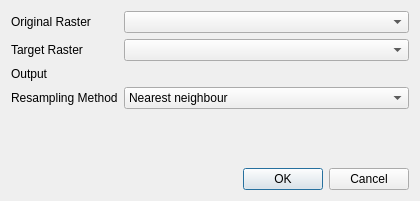
<?xml version="1.0" encoding="UTF-8"?>
<ui version="4.0">
 <class>extenstmatcherDialogBase</class>
 <widget class="QDialog" name="extenstmatcherDialogBase">
  <property name="geometry">
   <rect>
    <x>0</x>
    <y>0</y>
    <width>420</width>
    <height>201</height>
   </rect>
  </property>
  <property name="windowTitle">
   <string>Extent matcher</string>
  </property>
  <layout class="QGridLayout" name="gridLayout">
   <item row="2" column="1">
    <widget class="QgsFileWidget" name="Output"/>
   </item>
   <item row="1" column="1">
    <widget class="QgsMapLayerComboBox" name="lcbTargetRaster"/>
   </item>
   <item row="1" column="0">
    <widget class="QLabel" name="TargetRaster">
     <property name="text">
      <string>Target Raster</string>
     </property>
    </widget>
   </item>
   <item row="2" column="0">
    <widget class="QLabel" name="OutputLabel">
     <property name="layoutDirection">
      <enum>Qt::LeftToRight</enum>
     </property>
     <property name="text">
      <string>Output</string>
     </property>
    </widget>
   </item>
   <item row="0" column="1">
    <widget class="QgsMapLayerComboBox" name="lcbOriginalRaster"/>
   </item>
   <item row="0" column="0">
    <widget class="QLabel" name="OriginalRaster">
     <property name="text">
      <string>Original Raster</string>
     </property>
    </widget>
   </item>
   <item row="4" column="1">
    <layout class="QVBoxLayout" name="verticalLayout">
     <item>
      <spacer name="verticalSpacer">
       <property name="orientation">
        <enum>Qt::Vertical</enum>
       </property>
       <property name="sizeHint" stdset="0">
        <size>
         <width>20</width>
         <height>40</height>
        </size>
       </property>
      </spacer>
     </item>
     <item>
      <layout class="QHBoxLayout" name="horizontalLayout">
       <item>
        <spacer name="horizontalSpacer">
         <property name="orientation">
          <enum>Qt::Horizontal</enum>
         </property>
         <property name="sizeHint" stdset="0">
          <size>
           <width>40</width>
           <height>20</height>
          </size>
         </property>
        </spacer>
       </item>
       <item>
        <widget class="QDialogButtonBox" name="button_box">
         <property name="orientation">
          <enum>Qt::Horizontal</enum>
         </property>
         <property name="standardButtons">
          <set>QDialogButtonBox::Cancel|QDialogButtonBox::Ok</set>
         </property>
        </widget>
       </item>
      </layout>
     </item>
    </layout>
   </item>
   <item row="3" column="0">
    <widget class="QLabel" name="ResamplingMethod">
     <property name="text">
      <string>Resampling Method</string>
     </property>
    </widget>
   </item>
   <item row="3" column="1">
    <widget class="QComboBox" name="cbResampling">
     <item>
      <property name="text">
       <string>Nearest neighbour</string>
      </property>
     </item>
     <item>
      <property name="text">
       <string>Bilinear</string>
      </property>
     </item>
     <item>
      <property name="text">
       <string>Cubic</string>
      </property>
     </item>
     <item>
      <property name="text">
       <string>Cubic spline</string>
      </property>
     </item>
     <item>
      <property name="text">
       <string>Lanczos</string>
      </property>
     </item>
     <item>
      <property name="text">
       <string>Average</string>
      </property>
     </item>
     <item>
      <property name="text">
       <string>Mode</string>
      </property>
     </item>
    </widget>
   </item>
  </layout>
 </widget>
 <customwidgets>
  <customwidget>
   <class>QgsFileWidget</class>
   <extends>QWidget</extends>
   <header>qgsfilewidget.h</header>
  </customwidget>
  <customwidget>
   <class>QgsMapLayerComboBox</class>
   <extends>QComboBox</extends>
   <header>qgsmaplayercombobox.h</header>
  </customwidget>
 </customwidgets>
 <resources/>
 <connections>
  <connection>
   <sender>button_box</sender>
   <signal>accepted()</signal>
   <receiver>extenstmatcherDialogBase</receiver>
   <slot>accept()</slot>
   <hints>
    <hint type="sourcelabel">
     <x>20</x>
     <y>20</y>
    </hint>
    <hint type="destinationlabel">
     <x>20</x>
     <y>20</y>
    </hint>
   </hints>
  </connection>
  <connection>
   <sender>button_box</sender>
   <signal>rejected()</signal>
   <receiver>extenstmatcherDialogBase</receiver>
   <slot>reject()</slot>
   <hints>
    <hint type="sourcelabel">
     <x>20</x>
     <y>20</y>
    </hint>
    <hint type="destinationlabel">
     <x>20</x>
     <y>20</y>
    </hint>
   </hints>
  </connection>
 </connections>
</ui>
